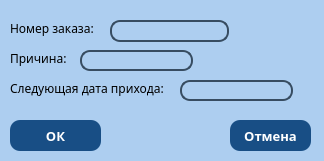
<?xml version="1.0" encoding="UTF-8"?>
<ui version="4.0">
 <class>Dialog</class>
 <widget class="QDialog" name="Dialog">
  <property name="geometry">
   <rect>
    <x>0</x>
    <y>0</y>
    <width>324</width>
    <height>161</height>
   </rect>
  </property>
  <property name="windowTitle">
   <string>Dialog</string>
  </property>
  <property name="styleSheet">
   <string notr="true">background-color: #adcef0;</string>
  </property>
  <widget class="QLabel" name="label_8">
   <property name="geometry">
    <rect>
     <x>10</x>
     <y>80</y>
     <width>161</width>
     <height>16</height>
    </rect>
   </property>
   <property name="font">
    <font>
     <family>Montserrat Light</family>
    </font>
   </property>
   <property name="text">
    <string>Следующая дата прихода:</string>
   </property>
  </widget>
  <widget class="QLineEdit" name="lineReason">
   <property name="geometry">
    <rect>
     <x>80</x>
     <y>50</y>
     <width>113</width>
     <height>21</height>
    </rect>
   </property>
   <property name="font">
    <font>
     <family>Montserrat Light</family>
    </font>
   </property>
   <property name="styleSheet">
    <string notr="true">border: 2px solid #555;
border-radius: 10px;
border-style: solid;
border-color: #374c61;</string>
   </property>
  </widget>
  <widget class="QLabel" name="label_7">
   <property name="geometry">
    <rect>
     <x>10</x>
     <y>50</y>
     <width>61</width>
     <height>16</height>
    </rect>
   </property>
   <property name="font">
    <font>
     <family>Montserrat Light</family>
    </font>
   </property>
   <property name="text">
    <string>Причина:</string>
   </property>
  </widget>
  <widget class="QLineEdit" name="lineNewDate">
   <property name="geometry">
    <rect>
     <x>180</x>
     <y>80</y>
     <width>113</width>
     <height>21</height>
    </rect>
   </property>
   <property name="font">
    <font>
     <family>Montserrat Light</family>
    </font>
   </property>
   <property name="styleSheet">
    <string notr="true">border: 2px solid #555;
border-radius: 10px;
border-style: solid;
border-color: #374c61;</string>
   </property>
  </widget>
  <widget class="QPushButton" name="cdBtnOK">
   <property name="geometry">
    <rect>
     <x>10</x>
     <y>120</y>
     <width>91</width>
     <height>31</height>
    </rect>
   </property>
   <property name="font">
    <font>
     <family>Montserrat</family>
     <pointsize>10</pointsize>
     <weight>75</weight>
     <bold>true</bold>
    </font>
   </property>
   <property name="styleSheet">
    <string notr="true">background-color: #184e85;
color: white;
border: 2px solid #555;
border-radius: 10px;
border: none;</string>
   </property>
   <property name="text">
    <string>ОК</string>
   </property>
  </widget>
  <widget class="QPushButton" name="cdBtnCancel">
   <property name="geometry">
    <rect>
     <x>230</x>
     <y>120</y>
     <width>81</width>
     <height>31</height>
    </rect>
   </property>
   <property name="font">
    <font>
     <family>Montserrat</family>
     <pointsize>10</pointsize>
     <weight>75</weight>
     <bold>true</bold>
    </font>
   </property>
   <property name="styleSheet">
    <string notr="true">background-color: #184e85;
color: white;
border: 2px solid #555;
border-radius: 10px;
border: none;</string>
   </property>
   <property name="text">
    <string>Отмена</string>
   </property>
  </widget>
  <widget class="QLabel" name="ch_service">
   <property name="geometry">
    <rect>
     <x>10</x>
     <y>20</y>
     <width>111</width>
     <height>16</height>
    </rect>
   </property>
   <property name="font">
    <font>
     <family>Montserrat Light</family>
    </font>
   </property>
   <property name="text">
    <string>Номер заказа:</string>
   </property>
  </widget>
  <widget class="QLineEdit" name="lineRemID">
   <property name="geometry">
    <rect>
     <x>110</x>
     <y>20</y>
     <width>119</width>
     <height>22</height>
    </rect>
   </property>
   <property name="styleSheet">
    <string notr="true">border: 2px solid #555;
border-radius: 10px;
border-style: solid;
border-color: #374c61;</string>
   </property>
  </widget>
 </widget>
 <resources/>
 <connections/>
</ui>
